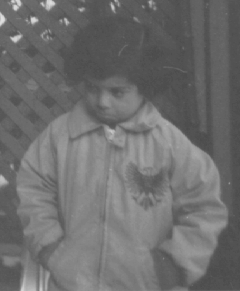
%> input picture CS222/Assignment4/pout.tif, 240 x 291 px
$ octave Assignment4.m   (GNU Octave 9; MATLAB toolbox functions it lacks are replaced by stand-ins)
%> lines starting %> are read from the running program, lines starting %| are printed output that depends on the picture
image1 = imread("pout.tif");
%> image1 is the input picture: size 291x240 uint8; min 74, max 224, mean 110.3
subplot (3,2,1), imshow(image1)
subplot (3,2,2), imhist(image1)
%> after `imhist(image1)`:
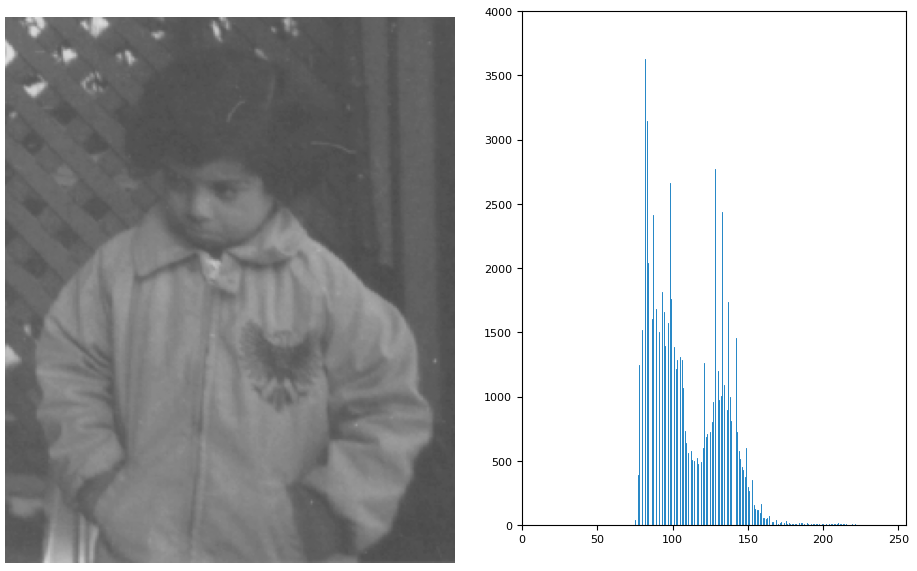
%> figure redrawn from the program's plot data, 2 panels
image2 = imadjust (image1, [], [], 0.5);
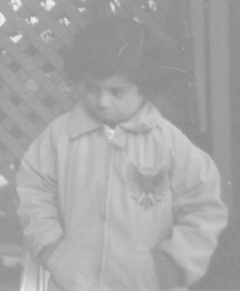
%> image2: size 291x240 uint8; min 137, max 239, mean 166.8
subplot (3,2,2), imshow(image2)
subplot (3,2,2), imhist(image1)
subplot (3,2,1), imshow(image1)
subplot (3,2,2), imhist(image1)
subplot (3,2,3), imshow(image2)
subplot (3,2,4), imhist(image2)
image3 = histeq(image1);
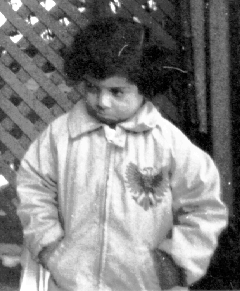
%> image3: size 291x240 uint8; min 0, max 255, mean 128.4
subplot (3,2,5), imhist(image3)
subplot (3,2,6), imhist(image3)
%> after `imhist(image3)`:
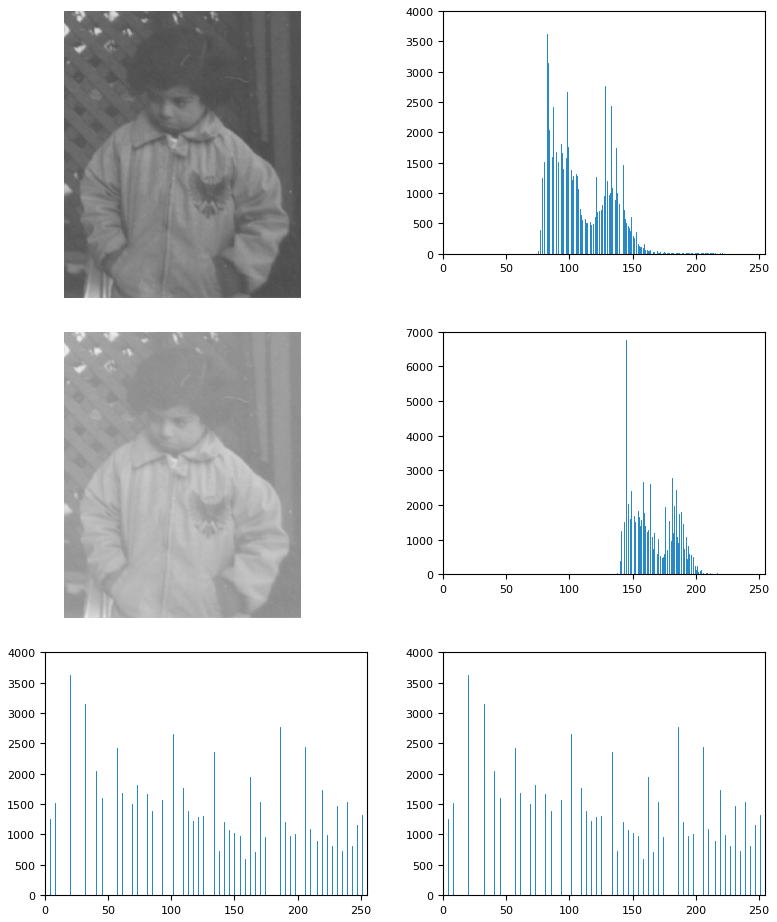
%> figure redrawn from the program's plot data, 6 panels
subplot (3,2,5), imshow(image3)
%> after `imshow(image3)`:
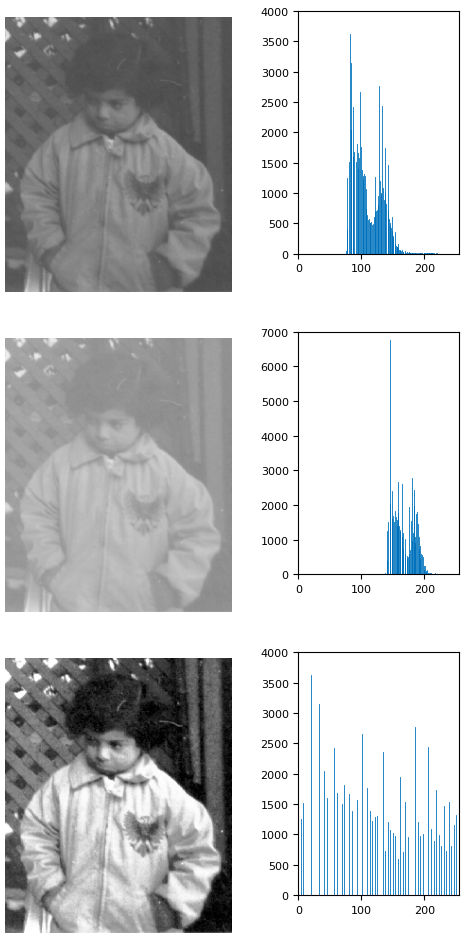
%> figure redrawn from the program's plot data, 6 panels
